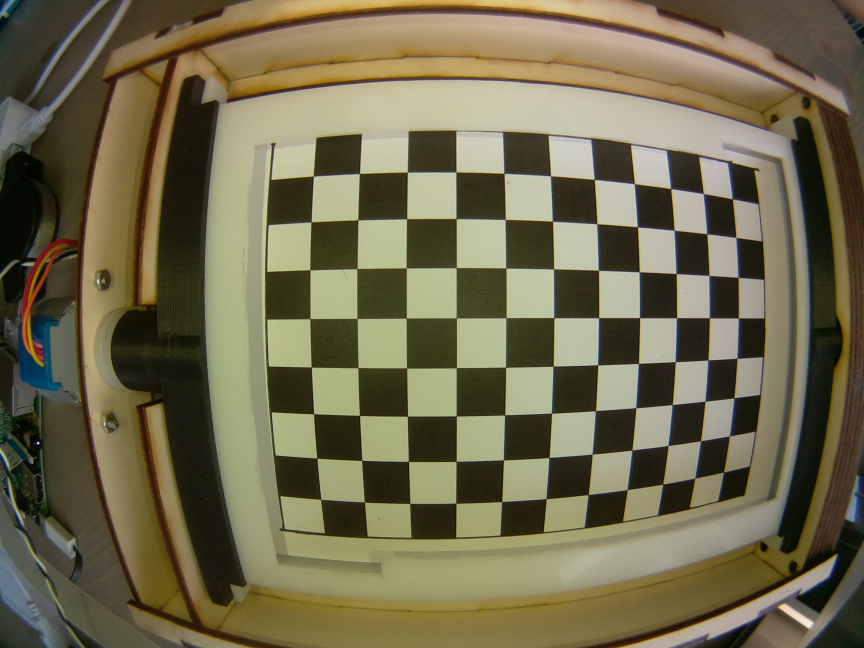
#> input picture resources/testscripts/cv/images/image1.jpg, 2592 x 1944 px (shown at 1/3 size)
$ python calibrate_camera.py   (Python 2 division)
#> lines starting #> are read from the running program, lines starting #| are printed output that depends on the picture
import numpy as np
import cv2
import glob
import json

# constants
CHESSBOARD_ROWS = 8
CHESSBOARD_COLUMNS = 11
IMAGE_FOLDER = "images"
TEST_IMAGE = "test.jpg"
CALIBRATION_MATRIX_FILE = "calibration_matrix.json"
CALIBRATION_RESULT_IMAGE = "calibration_result.jpg"

def showImage(img,wait = 0):
    res_img = cv2.resize(img,(1024,768))
    cv2.imshow('img',res_img)
    cv2.waitKey(wait)

def saveDistortionMatrix(filepath, matrix, dist_coeff):
    data = {
        "camera_matrix" : matrix,
        "dist_coeff" : dist_coeff
    }
    print data
    with open(filepath, "w") as file:
       json.dump(data, file)

# termination criteria
criteria = (cv2.TERM_CRITERIA_EPS + cv2.TERM_CRITERIA_MAX_ITER, 30, 0.001)

# prepare object points, like (0,0,0), (1,0,0), (2,0,0) ....,(6,5,0)
objp = np.zeros((CHESSBOARD_COLUMNS*CHESSBOARD_ROWS,3), np.float32)
objp[:,:2] = np.mgrid[0:CHESSBOARD_ROWS,0:CHESSBOARD_COLUMNS].T.reshape(-1,2)

# Arrays to store object points and image points from all the images.
objpoints = [] # 3d point in real world space
imgpoints = [] # 2d points in image plane.

images = glob.glob(IMAGE_FOLDER+"/*.jpg")
print "using images: " + str(images)

for fname in images:
    img = cv2.imread(fname)
#> img is the input picture: shape (1944, 2592, 3); mean B, G, R 78.4, 106.5, 113
    gray = cv2.cvtColor(img,cv2.COLOR_BGR2GRAY)
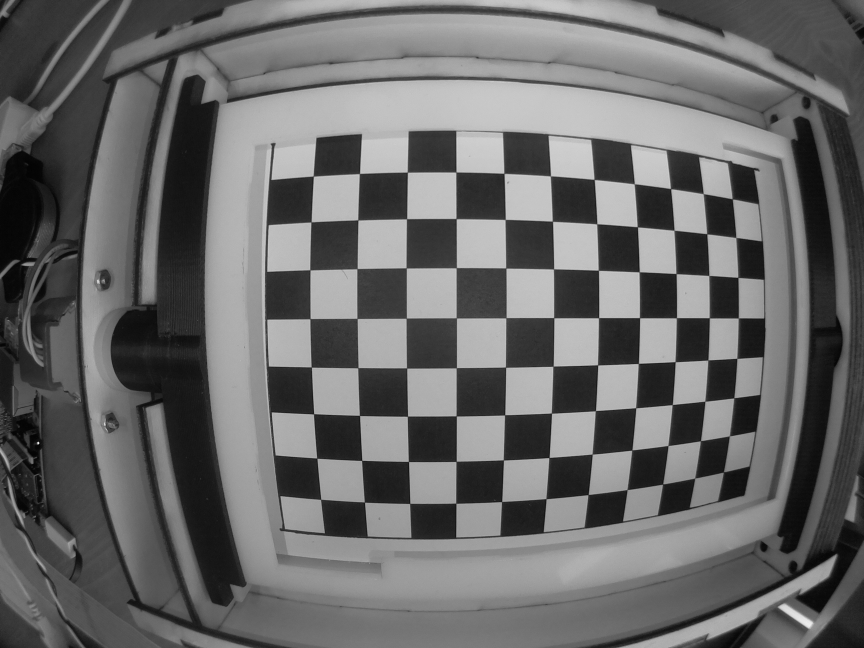
#> gray: shape (1944, 2592) (shown at 1/3 size); min 1, max 241, mean 105.2

    # Find the chess board corners
    ret, corners = cv2.findChessboardCorners(gray, (CHESSBOARD_ROWS, CHESSBOARD_COLUMNS))
#> ret = True; corners = 88 rows, first 8: [2197.4, 598.1], [2208.3, 713.7], [2214.4, 833.1], [2215.5, 954.8], [2211.1, 1075.9], [2201.6, 1194.9], [2188.7, 1308.9], [2170.9, 1417]

    #print corners;

    # If found, add object points, image points (after refining them)
    if ret == True:
        print "found chessboard in "+fname;
        objpoints.append(objp)

        cv2.cornerSubPix(gray,corners,(11,11),(-1,-1),criteria)
        imgpoints.append(corners)

        # Draw and display the corners
        cv2.drawChessboardCorners(img, (CHESSBOARD_ROWS,CHESSBOARD_COLUMNS), corners,ret)
#> pass 2 of the loop `for fname in images:`:
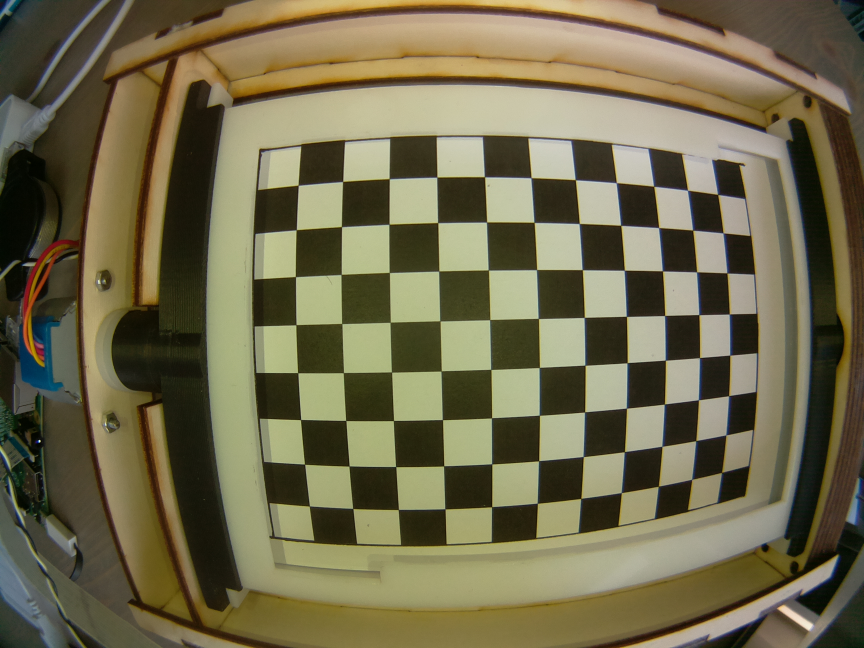
#> input picture resources/testscripts/cv/images/image2.jpg, 2592 x 1944 px (shown at 1/3 size)
#> img is the input picture: shape (1944, 2592, 3); mean B, G, R 77.1, 106.3, 112.7
#> `gray = cv2.cvtColor(img,cv2.COLOR_BGR2GRAY)`:
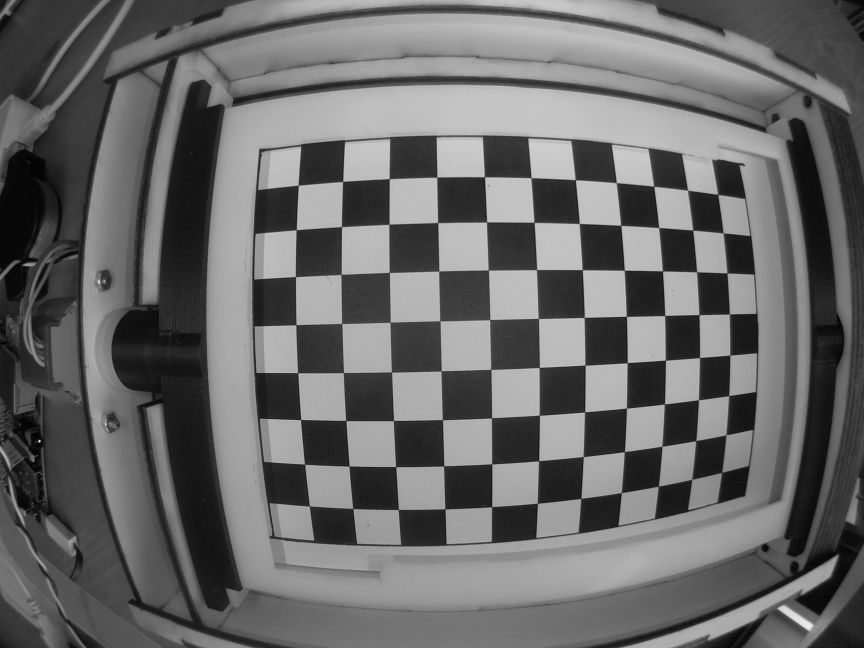
#> gray: shape (1944, 2592) (shown at 1/3 size); min 0, max 242, mean 104.9
#> corners = 88 rows, first 8: [2153.4, 584], [2169.6, 699.8], [2181.1, 819.7], [2188.3, 943.1], [2190.2, 1066.1], [2185.8, 1188.1], [2177.4, 1306], [2165, 1417.9]
#> pass 3 of the loop `for fname in images:`:
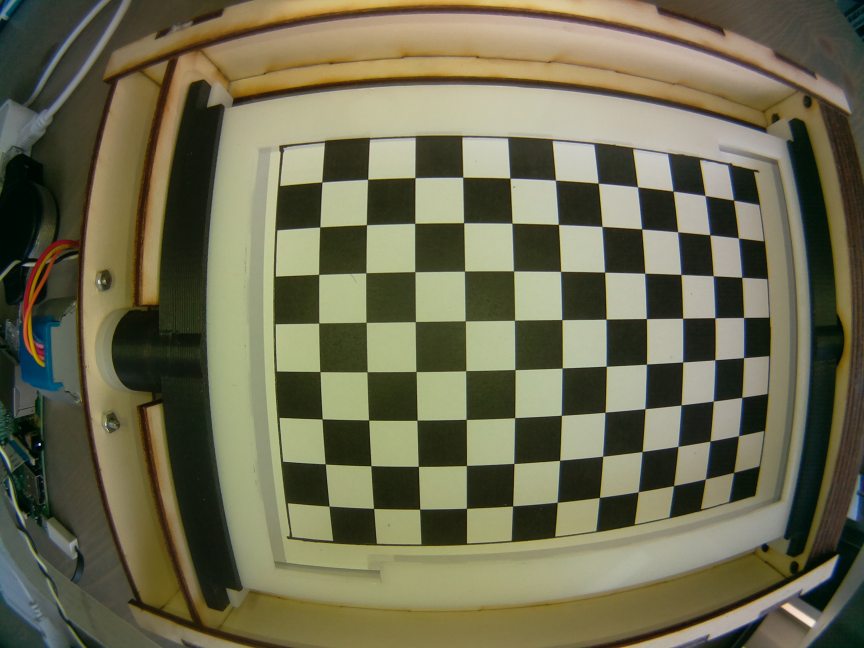
#> input picture resources/testscripts/cv/images/image3.jpg, 2592 x 1944 px (shown at 1/3 size)
#> img is the input picture: shape (1944, 2592, 3); mean B, G, R 80.8, 107.4, 109.7
#> `gray = cv2.cvtColor(img,cv2.COLOR_BGR2GRAY)`:
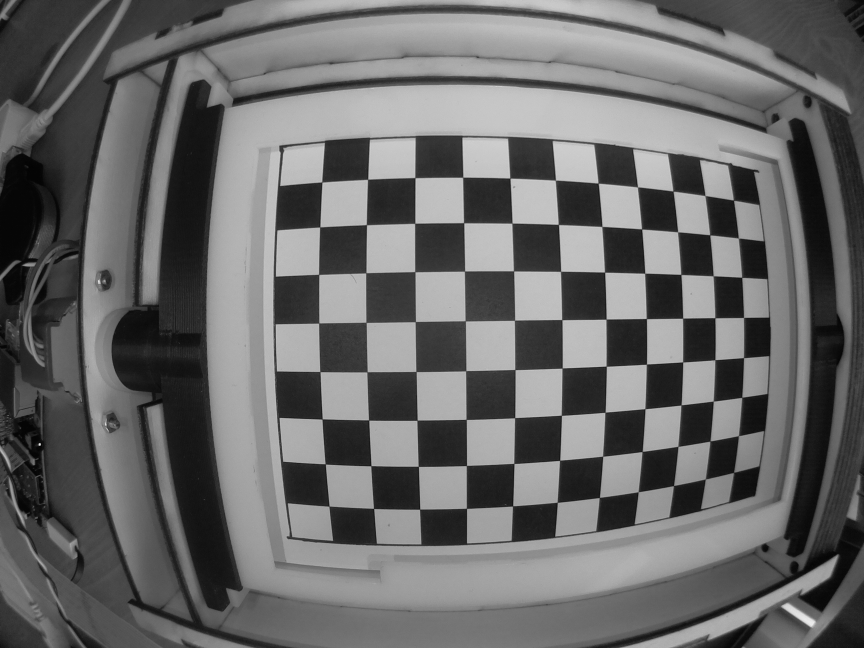
#> gray: shape (1944, 2592) (shown at 1/3 size); min 1, max 242, mean 105.1
#> corners = 88 rows, first 8: [2200.8, 601.3], [2215.4, 715.4], [2225.8, 832.9], [2231, 953.3], [2230.5, 1073.9], [2225.9, 1192.7], [2215.7, 1308.2], [2201.3, 1417.9]
#> `cv2.drawChessboardCorners(img, (CHESSBOARD_ROWS,CHESSBOARD_COLUMNS), c..`:
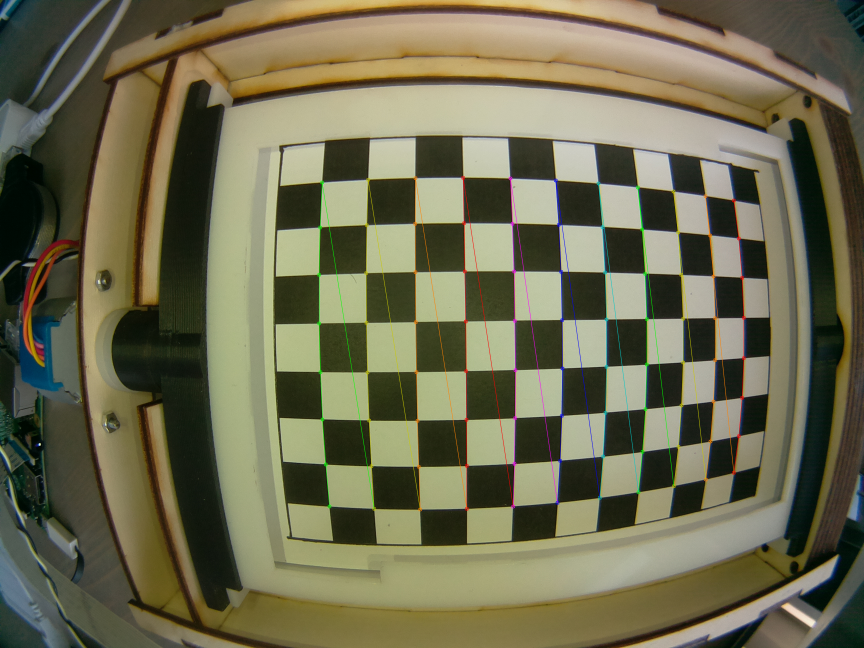
#> img: shape (1944, 2592, 3) (shown at 1/3 size); mean B, G, R 80.7, 107.5, 109.9
        #showImage(img,500)

cv2.destroyAllWindows()

# create calibration matrix
print "creating calibration matrix";
ret, mtx, dist, rvecs, tvecs = cv2.calibrateCamera(objpoints, imgpoints, gray.shape[::-1],None,None)
#> ret = 0.469; mtx = [[1238.7, 0, 1356.6], [0, 1240.6, 953.3], [0, 0, 1]]; dist = [[-0.324, 0.146, 0.00285, -0.00179, -0.0395]]; rvecs = ([0.0041, -0.0501, 1.57], [-0.0282, -0.01, 1.55], [-0.0255, -0.0112, 1.56]); tvecs = ([7.08, -3.01, 8.33], [6.68, -3.1, 8.45], [7.23, -3.02, 8.45])

# if successfull save calibration values
if (ret):
    saveDistortionMatrix(CALIBRATION_MATRIX_FILE,mtx.tolist(),dist.tolist())
    print "calibration succesfull."
else:
    print "calibration failed."

# test on new images
img = cv2.imread(TEST_IMAGE)
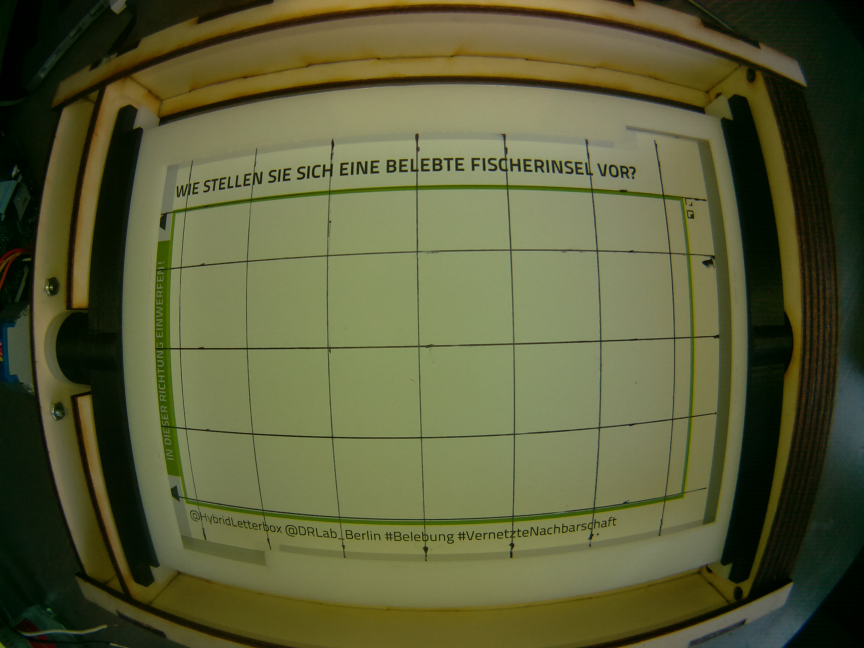
#> input picture resources/testscripts/cv/test.jpg, 2592 x 1944 px (shown at 1/3 size)
#> img is the input picture: shape (1944, 2592, 3); mean B, G, R 56.7, 93.6, 90.5
h,  w = img.shape[:2]
#> h = 1944; w = 2592
newcameramtx, roi = cv2.getOptimalNewCameraMatrix(mtx,dist,(w,h),1)
#> newcameramtx = [[929.8, 0, 1664.5], [0, 422.5, 890], [0, 0, 1]]; roi = (646, 565, 1945, 662)

print "undistoring test image";
# undistort
dst = cv2.undistort(img, mtx, dist, None)
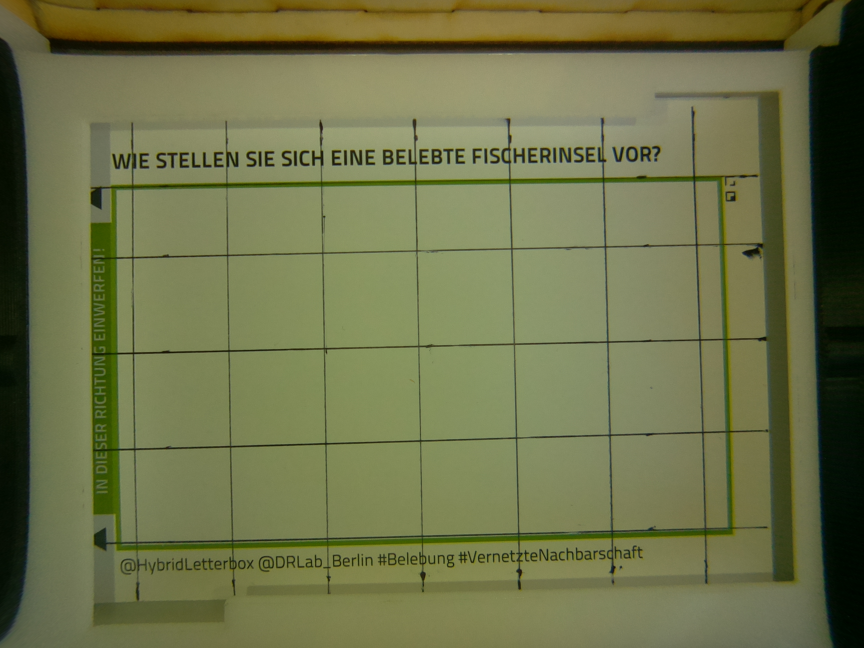
#> dst: shape (1944, 2592, 3) (shown at 1/3 size); mean B, G, R 73.7, 114.2, 110

showImage(dst)
#> in showImage, `res_img = cv2.resize(img,(1024,768))`:
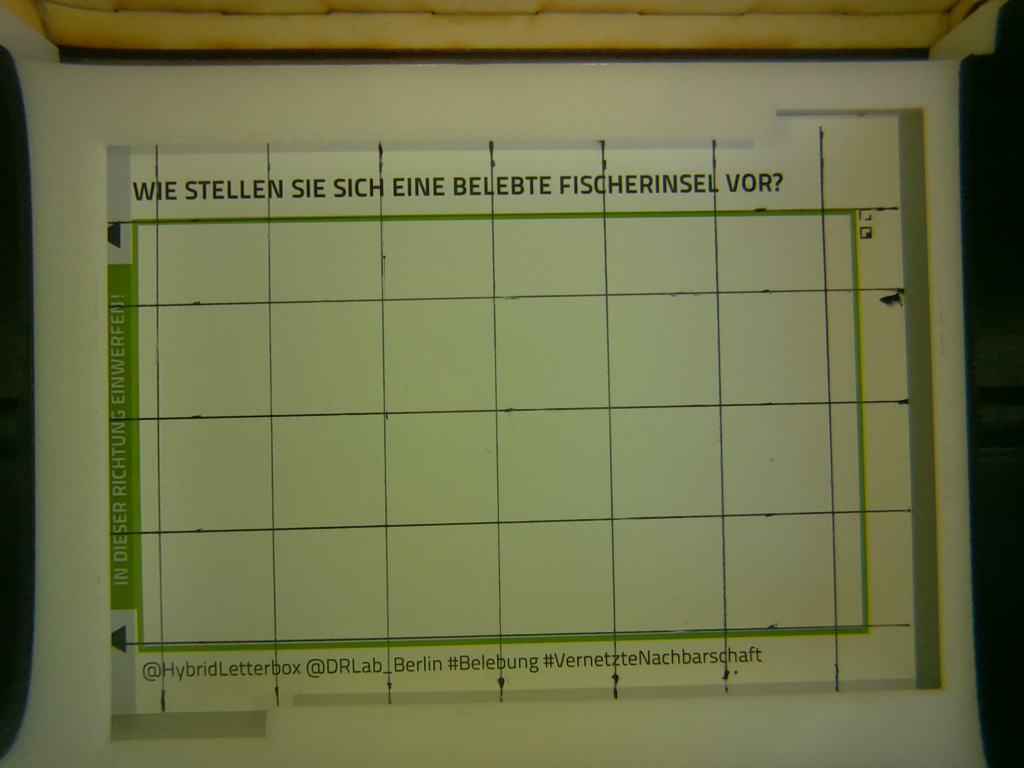
#> res_img: shape (768, 1024, 3); mean B, G, R 73.6, 114.1, 109.9
cv2.imwrite(CALIBRATION_RESULT_IMAGE,dst)
